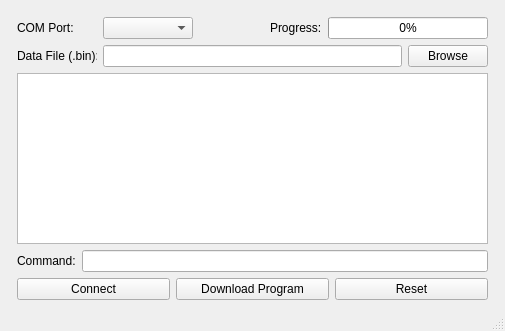
<?xml version="1.0" encoding="UTF-8"?>
<ui version="4.0">
 <class>MainWindow</class>
 <widget class="QMainWindow" name="MainWindow">
  <property name="geometry">
   <rect>
    <x>0</x>
    <y>0</y>
    <width>505</width>
    <height>331</height>
   </rect>
  </property>
  <property name="windowTitle">
   <string>MainWindow</string>
  </property>
  <widget class="QWidget" name="centralwidget">
   <layout class="QVBoxLayout" name="verticalLayout_2">
    <item>
     <layout class="QVBoxLayout" name="verticalLayout">
      <property name="leftMargin">
       <number>8</number>
      </property>
      <property name="topMargin">
       <number>8</number>
      </property>
      <property name="rightMargin">
       <number>8</number>
      </property>
      <property name="bottomMargin">
       <number>0</number>
      </property>
      <item>
       <layout class="QHBoxLayout" name="horizontalLayout1">
        <item>
         <widget class="QLabel" name="label">
          <property name="minimumSize">
           <size>
            <width>80</width>
            <height>0</height>
           </size>
          </property>
          <property name="maximumSize">
           <size>
            <width>80</width>
            <height>16777215</height>
           </size>
          </property>
          <property name="text">
           <string>COM Port:</string>
          </property>
         </widget>
        </item>
        <item>
         <widget class="QComboBox" name="portComboBox">
          <property name="minimumSize">
           <size>
            <width>90</width>
            <height>0</height>
           </size>
          </property>
          <property name="maximumSize">
           <size>
            <width>90</width>
            <height>16777215</height>
           </size>
          </property>
         </widget>
        </item>
        <item>
         <spacer name="horizontalSpacer">
          <property name="orientation">
           <enum>Qt::Horizontal</enum>
          </property>
          <property name="sizeHint" stdset="0">
           <size>
            <width>40</width>
            <height>20</height>
           </size>
          </property>
         </spacer>
        </item>
        <item>
         <widget class="QLabel" name="label_4">
          <property name="text">
           <string>Progress:</string>
          </property>
         </widget>
        </item>
        <item>
         <widget class="QProgressBar" name="progressBar">
          <property name="minimumSize">
           <size>
            <width>160</width>
            <height>0</height>
           </size>
          </property>
          <property name="value">
           <number>0</number>
          </property>
          <property name="alignment">
           <set>Qt::AlignCenter</set>
          </property>
         </widget>
        </item>
       </layout>
      </item>
      <item>
       <layout class="QHBoxLayout" name="horizontalLayout2">
        <item>
         <widget class="QLabel" name="label_2">
          <property name="minimumSize">
           <size>
            <width>80</width>
            <height>0</height>
           </size>
          </property>
          <property name="maximumSize">
           <size>
            <width>80</width>
            <height>16777215</height>
           </size>
          </property>
          <property name="text">
           <string>Data File (.bin):</string>
          </property>
         </widget>
        </item>
        <item>
         <widget class="QLineEdit" name="fileLineEdit"/>
        </item>
        <item>
         <widget class="QPushButton" name="browseBtn">
          <property name="text">
           <string>Browse</string>
          </property>
         </widget>
        </item>
       </layout>
      </item>
      <item>
       <widget class="QPlainTextEdit" name="logTextEdit">
        <property name="sizePolicy">
         <sizepolicy hsizetype="Expanding" vsizetype="Expanding">
          <horstretch>0</horstretch>
          <verstretch>0</verstretch>
         </sizepolicy>
        </property>
        <property name="undoRedoEnabled">
         <bool>false</bool>
        </property>
        <property name="readOnly">
         <bool>true</bool>
        </property>
       </widget>
      </item>
      <item>
       <layout class="QHBoxLayout" name="horizontalLayout_2">
        <property name="leftMargin">
         <number>0</number>
        </property>
        <property name="topMargin">
         <number>0</number>
        </property>
        <item>
         <widget class="QLabel" name="label_3">
          <property name="text">
           <string>Command:</string>
          </property>
         </widget>
        </item>
        <item>
         <widget class="QLineEdit" name="lineEdit"/>
        </item>
       </layout>
      </item>
      <item>
       <layout class="QHBoxLayout" name="horizontalLayout">
        <property name="topMargin">
         <number>0</number>
        </property>
        <item>
         <widget class="QPushButton" name="connectBtn">
          <property name="text">
           <string>Connect</string>
          </property>
         </widget>
        </item>
        <item>
         <widget class="QPushButton" name="programBtn">
          <property name="text">
           <string>Download Program</string>
          </property>
         </widget>
        </item>
        <item>
         <widget class="QPushButton" name="resetBtn">
          <property name="text">
           <string>Reset</string>
          </property>
         </widget>
        </item>
       </layout>
      </item>
     </layout>
    </item>
   </layout>
  </widget>
  <widget class="QMenuBar" name="menubar">
   <property name="geometry">
    <rect>
     <x>0</x>
     <y>0</y>
     <width>505</width>
     <height>17</height>
    </rect>
   </property>
  </widget>
  <widget class="QStatusBar" name="statusbar"/>
 </widget>
 <resources/>
 <connections/>
</ui>
